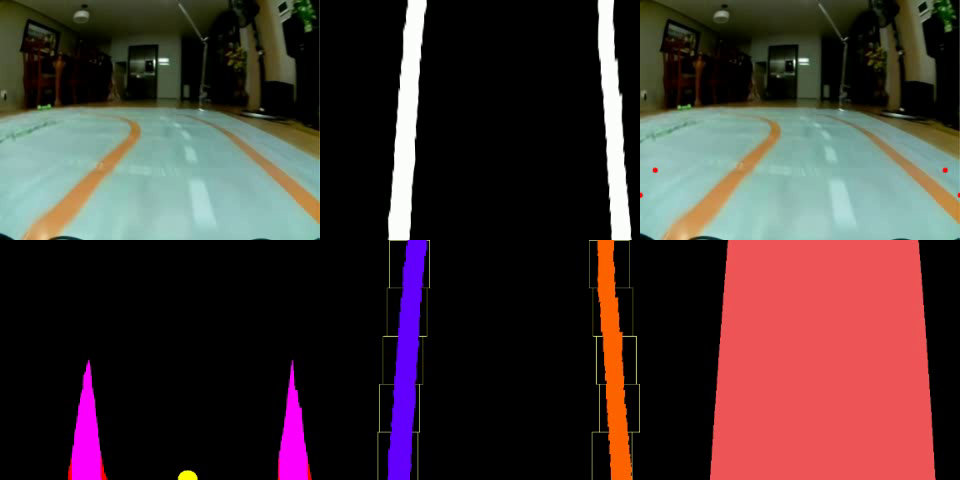
#> input picture frame 24 of output/demo.avi, 960 x 480 px, given in place of output.mp4, which was not available
$ python main.py   (older library calls are emulated)
#> lines starting #> are read from the running program, lines starting #| are printed output that depends on the picture
### utils.py
import cv2
import numpy as np

# [51 lines left out: functions thresholding, canny, warpImg, getHistogram, not called in this run]

def get_hist(img):
    hist = np.sum(img[img.shape[0]//2:,:], axis=0)
    return hist

left_a, left_b, left_c = [], [], []
right_a, right_b, right_c = [], [], []

# [150 lines left out: functions sliding_window, get_curve, not called in this run]

############################## Visual Elements ##############################

def nothing(a):
    pass

def initializeTrackbars(intialTrackbarVals,wT=640, hT=480):
    cv2.namedWindow("Trackbars")
    cv2.resizeWindow("Trackbars", 640, 480)
    cv2.createTrackbar("Width Top", "Trackbars", intialTrackbarVals[0],wT//2, nothing)
    cv2.createTrackbar("Height Top", "Trackbars", intialTrackbarVals[1], hT, nothing)
    cv2.createTrackbar("Width Bottom", "Trackbars", intialTrackbarVals[2],wT//2, nothing)
    cv2.createTrackbar("Height Bottom", "Trackbars", intialTrackbarVals[3], hT, nothing)
    cv2.createTrackbar("Canny MIN", "Trackbars", intialTrackbarVals[4], 255, nothing)
    cv2.createTrackbar("Canny MAX", "Trackbars", intialTrackbarVals[5],255, nothing)

# [64 lines left out: functions valTrackbars, drawPoints, drawLanes, stackImages, not called in this run]

### main.py
import cv2
import numpy as np
import utils
import time

def getLaneCurve(img):
    imgCopy = img.copy()

    h ,w, c = img.shape
    points = utils.valTrackbars()

    imgThres = utils.thresholding(img)
    # imgWarp = utils.warpImg(img, points, w, h)
    imgWarpThres = utils.warpImg(imgThres, points, w, h)
    imgWarpPoints = utils.drawPoints(imgCopy, points)
    imgLane = img.copy()

    # imgCanny = utils.canny(imgWarp)
    basePoint, imgHist = utils.getHistogram(imgWarpThres, display =True)
    imgSliding, curves, lanes, ploty = utils.sliding_window(imgWarpThres, draw_windows=True)

    curverad = utils.get_curve(imgLane, curves[0], curves[1])
    lane_curve = np.mean([curverad[0], curverad[1]])
    imgLane = utils.drawLanes(img, curves[0], curves[1], frameWidth, frameHeight, src = points)
    # print(round((lane_curve-84.41)/7.5,2))

    imgStack = utils.stackImages(0.6, ([img, imgWarpThres, imgWarpPoints],[imgHist, imgSliding, imgLane]))
    cv2.imshow('Stack', imgStack)

    return cv2.resize(imgStack,(2*frameHeight,frameHeight))

if __name__ == '__main__':
    videoRecord = True
    videoRecordTime = 26
    cameraFeed = True
    frameWidth = 640
    frameHeight = 480
    frameTime = 50 # time of each frame in ms, you can add logic to change this value.
    start = time.time()

    if videoRecord:
        img_array = []
        imgOut = []

    if cameraFeed:
        # cap = cv2.VideoCapture(0)
        cap = cv2.VideoCapture('images/output.mp4')
        cap.set(3, frameWidth)
        cap.set(4, frameHeight)

    initialTrackBarVals = [30,340,0,390,18,23]
    utils.initializeTrackbars(initialTrackBarVals)
    while True:
        if cameraFeed:
            _, img = cap.read()
#> img is the input picture: shape (480, 960, 3); mean B, G, R 50.6, 51.9, 67.7
            img = cv2.resize(img,(frameWidth,frameHeight))
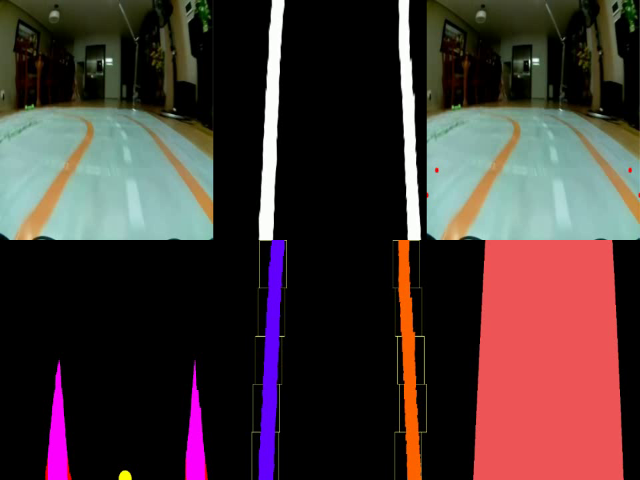
#> img: shape (480, 640, 3); mean B, G, R 50.6, 51.9, 67.7
            if cv2.waitKey(frameTime) & 0xFF == ord('q'):
#> (key q is pressed here)
                break
        else:
            img = cv2.imread('images/curved.jpg', cv2.IMREAD_COLOR)
            img = cv2.resize(img,(frameWidth,frameHeight))
        # img = img[::-1,:,:]

        getLaneCurve(img)

        if videoRecord:
            imgOut = getLaneCurve(img)
            img_array.append(imgOut)

        if time.time() - start > videoRecordTime:
            break

    if videoRecord:
        img_array.append(imgOut)
        out = cv2.VideoWriter('output/demo.avi',cv2.VideoWriter_fourcc(*'XVID'), 10, (2*frameHeight, frameHeight))
        for i in range(len(img_array)):
            out.write(img_array[i])
        out.release()

$ run again, starting later in the video
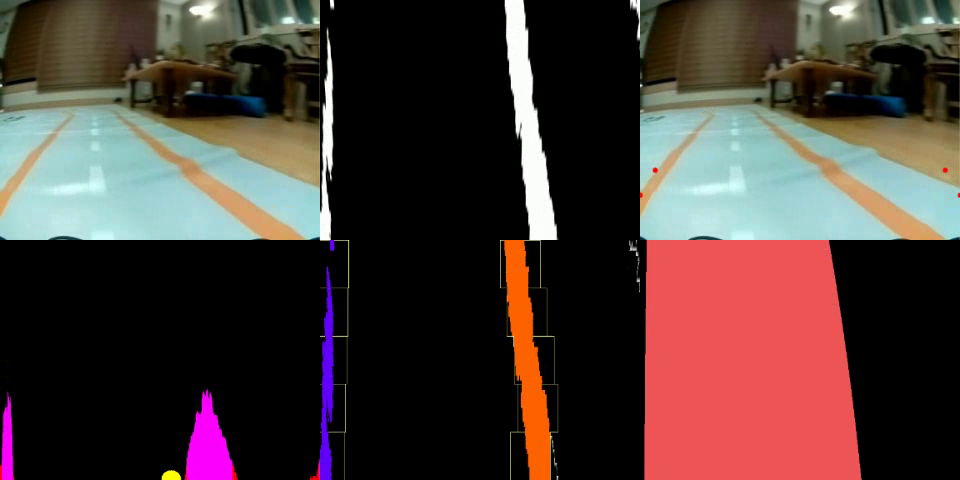
#> input picture frame 111 of output/demo.avi, 960 x 480 px, given in place of output.mp4, which was not available
#> img is the input picture: shape (480, 960, 3); mean B, G, R 54, 57.5, 73.5
#> `img = cv2.resize(img,(frameWidth,frameHeight))`:
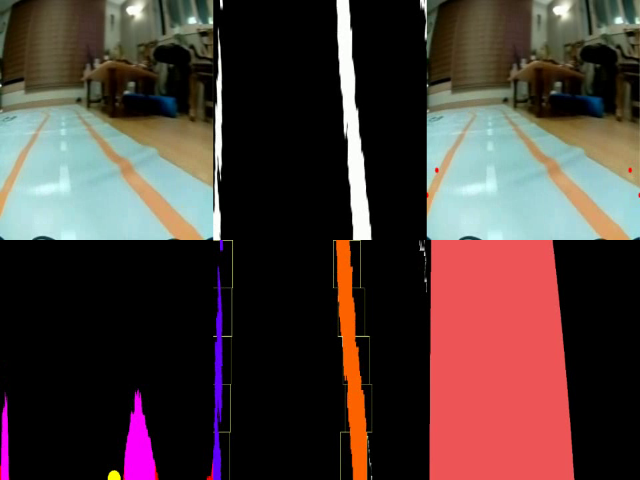
#> img: shape (480, 640, 3); mean B, G, R 54.1, 57.6, 73.5

$ run again, starting later in the video
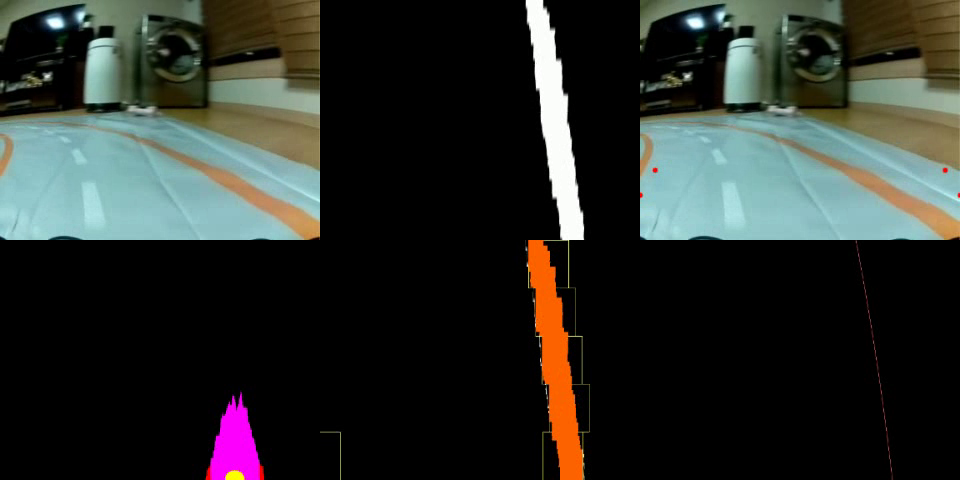
#> input picture frame 198 of output/demo.avi, 960 x 480 px, given in place of output.mp4, which was not available
#> img is the input picture: shape (480, 960, 3); mean B, G, R 41.9, 46, 42.7
#> `img = cv2.resize(img,(frameWidth,frameHeight))`:
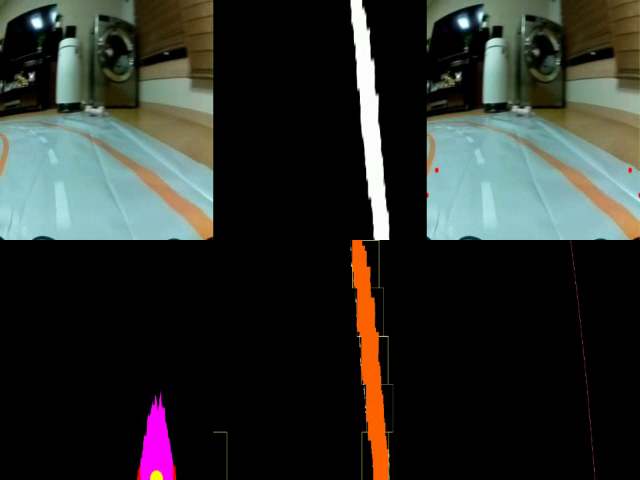
#> img: shape (480, 640, 3); mean B, G, R 41.9, 46, 42.7
